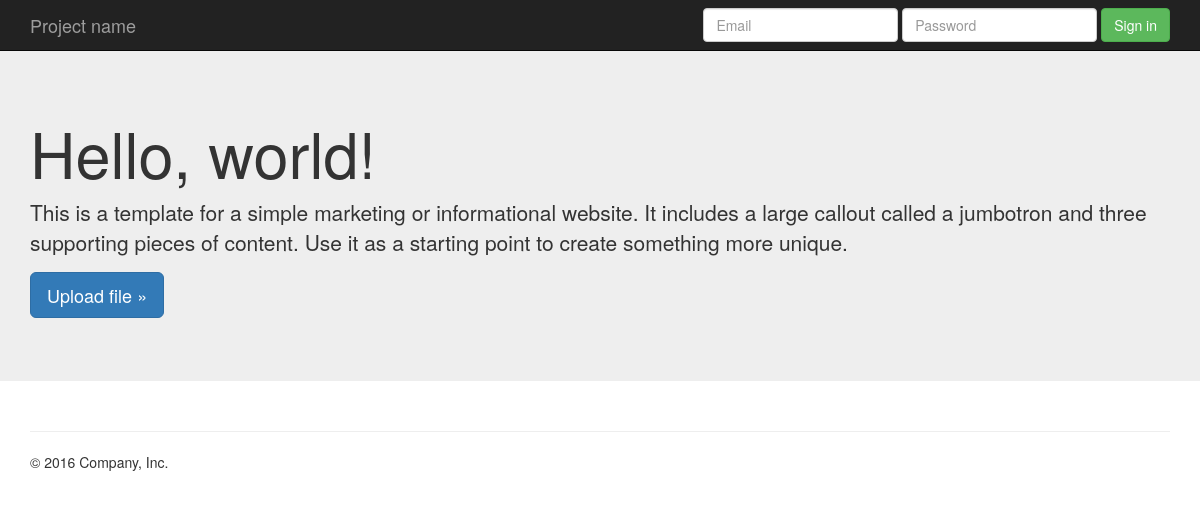
Before: / with the older database file.
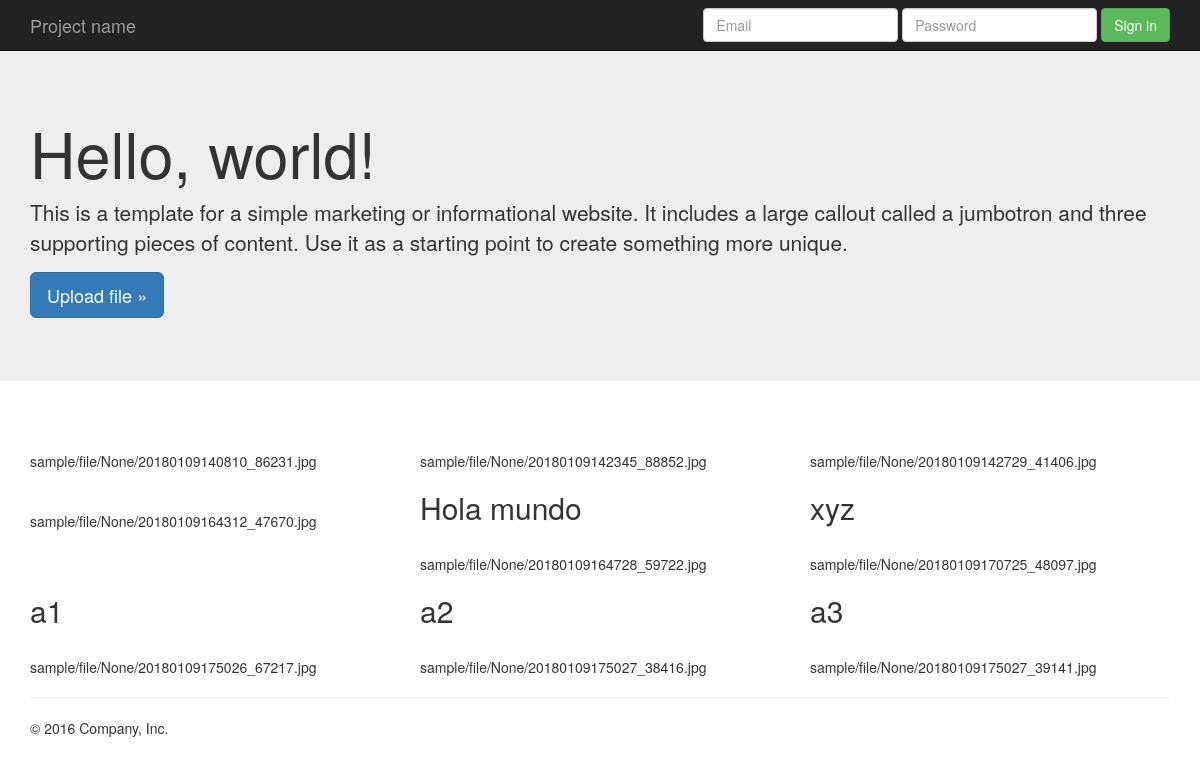
After: the same page with the newer database file.
### sample/models.py (models this page shows)
class File(models.Model):
    file_type = models.ForeignKey(FileType, verbose_name=_('Tipo de archivo'), blank=True, default=None, null=True, on_delete=models.SET_NULL)
    file = models.FileField(upload_to=upload_file_path, blank=True, default=None, null=True)
    description = models.CharField(verbose_name=_('Descripción'), max_length=200, blank=True, default=None, null=True)
    is_visible = models.BooleanField(verbose_name=_('Es visible'), default=False, null=False)
    order = models.PositiveSmallIntegerField(verbose_name=_('Orden'), blank=True, default=None, null=True)
    add_date = models.DateTimeField(verbose_name=_('Fecha de alta'), auto_now_add=True)

### sample/views.py (the view)
# urls.py: 2. Add a URL to urlpatterns:  url(r'^$', views.home, name='home')
def home(request):
    files = File.objects.all()
    form = FileForm()
    return render(request, 'home.html', {'files': files, 'form': form})

### sample/forms.py
class FileForm(forms.ModelForm):
    file_type = forms.ModelChoiceField(
        widget=forms.Select(
            attrs={
                'class': 'form-control',
                'onchange': 'generate_upload_widget(this.value)'
            },
        ),
        empty_label=_('Seleccione...'),
        label=_(u'Tipo de archivo o documento'),
        queryset=FileType.objects.all(),
        required=False
    )
    file = forms.FileField(
        widget=forms.FileInput(
            attrs={
                'class': 'hidden',
            }
        ),
        label=False,
        required=False
    )
    description = forms.CharField(
        widget=forms.Textarea(
            attrs={
                'class': 'form-control',
                'rows': 1,
                'style': 'resize: vertical;'
            }
        ),
        label=_(u'Descripción'),
        required=False,
        error_messages={
            'required': _(u'Debe escribir la descripción del daño'),
        },
    )
    def __init__(self, *args, **kwargs):
        super(FileForm, self).__init__(*args, **kwargs)
    class Meta:
        model = File
        fields = ['file_type', 'file', 'description']

### sample/models.py (called while the page is built)
    def __str__(self):
        return '%s' % self.name

### sample/templates/home.html (shortened to what this page needs)
{% extends "base.html" %}
{% load i18n %}
{% load static %}
{% block content %}
    <div class="row">
        {% for file in files %}
            <div class="col-md-4">
                <h2>{{ file.description }}</h2>
                <br>
                {{ file.file }}
            </div>
        {% endfor %}
    </div>
{% endblock %}

### templates/base.html (shortened to what this page needs)
{% load static %}
<!DOCTYPE html>
<html lang="en">
<head>
    <link rel="stylesheet" type="text/css"
      href="{% static 'plupload-2.3.6/jquery.ui.plupload/css/jquery.ui.plupload.css' %}"/>
    <link href="{% static 'css/bootstrap.min.css' %}" rel="stylesheet">
    <link href="{% static 'css/jumbotron.css' %}" rel="stylesheet">
    <link href="{% static 'css/jquery-ui.min.css' %}" rel="stylesheet">
</head>
<body>
<nav class="navbar navbar-inverse navbar-fixed-top">
    <div class="container">
        <div class="navbar-header">
            <a class="navbar-brand" href="#">Project name</a>
        </div>
        <div id="navbar" class="navbar-collapse collapse">
            <form class="navbar-form navbar-right">
                <div class="form-group">
                    <input type="text" placeholder="Email" class="form-control">
                </div>
                <div class="form-group">
                    <input type="password" placeholder="Password" class="form-control">
                </div>
                <button type="submit" class="btn btn-success">Sign in</button>
            </form>
        </div>
    </div>
</nav>
<div class="jumbotron">
    <div class="container">
        <h1>Hello, world!</h1>
        <p>This is a template for a simple marketing or informational website. It includes a large callout called a
            jumbotron and three supporting pieces of content. Use it as a starting point to create something more
            unique.</p>
        <p><a class="btn btn-primary btn-lg" href="#" role="button" data-toggle="modal" data-target="#myModal">Upload file &raquo;</a></p>
    </div>
</div>
<div class="container">
    {% block content %}{% endblock %}
    <hr>
    <footer>
        <p>&copy; 2016 Company, Inc.</p>
    </footer>
</div>
</body>
</html>

### files/css/jumbotron.css (style rules this page uses)
body { padding-top: 50px; padding-bottom: 20px; }

Changed rows visible on the page:
added File: file "sample/file/None/20180109140810_86231.jpg"
added File: file "sample/file/None/20180109142345_88852.jpg"
added File: file "sample/file/None/20180109142729_41406.jpg"
added File: file "sample/file/None/20180109164312_47670.jpg"
added File: description "Hola mundo", file "sample/file/None/20180109164728_59722.jpg"
added File: description "xyz", file "sample/file/None/20180109170725_48097.jpg"
added File: description "a1", file "sample/file/None/20180109175026_67217.jpg"
added File: description "a2", file "sample/file/None/20180109175027_38416.jpg"
added File: description "a3", file "sample/file/None/20180109175027_39141.jpg"
